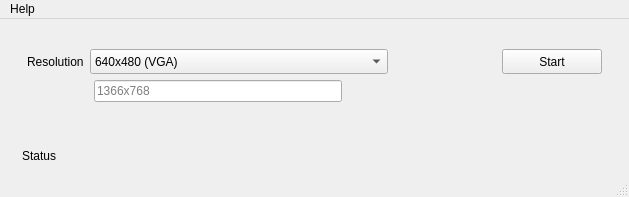
<?xml version="1.0" encoding="UTF-8"?>
<ui version="4.0">
 <class>MainWindow</class>
 <widget class="QMainWindow" name="MainWindow">
  <property name="geometry">
   <rect>
    <x>0</x>
    <y>0</y>
    <width>629</width>
    <height>197</height>
   </rect>
  </property>
  <property name="windowTitle">
   <string>Extend2VNC</string>
  </property>
  <widget class="QWidget" name="centralwidget">
   <layout class="QVBoxLayout" name="verticalLayout">
    <item>
     <spacer name="verticalSpacer">
      <property name="orientation">
       <enum>Qt::Vertical</enum>
      </property>
      <property name="sizeType">
       <enum>QSizePolicy::Fixed</enum>
      </property>
      <property name="sizeHint" stdset="0">
       <size>
        <width>20</width>
        <height>21</height>
       </size>
      </property>
     </spacer>
    </item>
    <item>
     <layout class="QHBoxLayout" name="horizontalLayout">
      <item>
       <spacer name="horizontalSpacer">
        <property name="orientation">
         <enum>Qt::Horizontal</enum>
        </property>
        <property name="sizeType">
         <enum>QSizePolicy::Fixed</enum>
        </property>
        <property name="sizeHint" stdset="0">
         <size>
          <width>18</width>
          <height>20</height>
         </size>
        </property>
       </spacer>
      </item>
      <item>
       <widget class="QLabel" name="label">
        <property name="sizePolicy">
         <sizepolicy hsizetype="Fixed" vsizetype="Preferred">
          <horstretch>1</horstretch>
          <verstretch>0</verstretch>
         </sizepolicy>
        </property>
        <property name="text">
         <string>Resolution</string>
        </property>
       </widget>
      </item>
      <item>
       <widget class="QComboBox" name="resolution_comboBox">
        <property name="sizePolicy">
         <sizepolicy hsizetype="Expanding" vsizetype="Fixed">
          <horstretch>4</horstretch>
          <verstretch>0</verstretch>
         </sizepolicy>
        </property>
        <property name="minimumSize">
         <size>
          <width>0</width>
          <height>0</height>
         </size>
        </property>
        <property name="maximumSize">
         <size>
          <width>1600000</width>
          <height>1600000</height>
         </size>
        </property>
        <item>
         <property name="text">
          <string>640x480 (VGA)</string>
         </property>
        </item>
        <item>
         <property name="text">
          <string>800x480 (Cell)</string>
         </property>
        </item>
        <item>
         <property name="text">
          <string>1024x600 (Tablet 7&quot;)</string>
         </property>
        </item>
        <item>
         <property name="text">
          <string>1024x768 (Monitor 4:3)</string>
         </property>
        </item>
        <item>
         <property name="text">
          <string>1366x768 (Monitor 16:9)</string>
         </property>
        </item>
        <item>
         <property name="text">
          <string>Custom</string>
         </property>
        </item>
       </widget>
      </item>
      <item>
       <spacer name="horizontalSpacer_2">
        <property name="orientation">
         <enum>Qt::Horizontal</enum>
        </property>
        <property name="sizeHint" stdset="0">
         <size>
          <width>108</width>
          <height>20</height>
         </size>
        </property>
       </spacer>
      </item>
      <item>
       <widget class="QPushButton" name="start_pushButton">
        <property name="sizePolicy">
         <sizepolicy hsizetype="Minimum" vsizetype="Fixed">
          <horstretch>0</horstretch>
          <verstretch>0</verstretch>
         </sizepolicy>
        </property>
        <property name="minimumSize">
         <size>
          <width>100</width>
          <height>25</height>
         </size>
        </property>
        <property name="text">
         <string>Start</string>
        </property>
       </widget>
      </item>
      <item>
       <spacer name="horizontalSpacer_3">
        <property name="orientation">
         <enum>Qt::Horizontal</enum>
        </property>
        <property name="sizeType">
         <enum>QSizePolicy::Preferred</enum>
        </property>
        <property name="sizeHint" stdset="0">
         <size>
          <width>18</width>
          <height>20</height>
         </size>
        </property>
       </spacer>
      </item>
     </layout>
    </item>
    <item>
     <layout class="QHBoxLayout" name="horizontalLayout_3">
      <item>
       <spacer name="horizontalSpacer_4">
        <property name="orientation">
         <enum>Qt::Horizontal</enum>
        </property>
        <property name="sizeType">
         <enum>QSizePolicy::Fixed</enum>
        </property>
        <property name="sizeHint" stdset="0">
         <size>
          <width>85</width>
          <height>20</height>
         </size>
        </property>
       </spacer>
      </item>
      <item>
       <widget class="QLineEdit" name="customres_lineEdit">
        <property name="enabled">
         <bool>true</bool>
        </property>
        <property name="sizePolicy">
         <sizepolicy hsizetype="Expanding" vsizetype="Fixed">
          <horstretch>0</horstretch>
          <verstretch>0</verstretch>
         </sizepolicy>
        </property>
        <property name="text">
         <string/>
        </property>
        <property name="placeholderText">
         <string>1366x768</string>
        </property>
       </widget>
      </item>
      <item>
       <spacer name="horizontalSpacer_5">
        <property name="orientation">
         <enum>Qt::Horizontal</enum>
        </property>
        <property name="sizeHint" stdset="0">
         <size>
          <width>278</width>
          <height>20</height>
         </size>
        </property>
       </spacer>
      </item>
     </layout>
    </item>
    <item>
     <spacer name="verticalSpacer_2">
      <property name="orientation">
       <enum>Qt::Vertical</enum>
      </property>
      <property name="sizeHint" stdset="0">
       <size>
        <width>20</width>
        <height>28</height>
       </size>
      </property>
     </spacer>
    </item>
    <item>
     <layout class="QHBoxLayout" name="horizontalLayout_2">
      <item>
       <spacer name="horizontalSpacer_6">
        <property name="orientation">
         <enum>Qt::Horizontal</enum>
        </property>
        <property name="sizeType">
         <enum>QSizePolicy::Fixed</enum>
        </property>
        <property name="sizeHint" stdset="0">
         <size>
          <width>13</width>
          <height>20</height>
         </size>
        </property>
       </spacer>
      </item>
      <item>
       <widget class="QLabel" name="status_label">
        <property name="sizePolicy">
         <sizepolicy hsizetype="Expanding" vsizetype="Preferred">
          <horstretch>0</horstretch>
          <verstretch>0</verstretch>
         </sizepolicy>
        </property>
        <property name="text">
         <string>Status</string>
        </property>
       </widget>
      </item>
      <item>
       <spacer name="horizontalSpacer_7">
        <property name="orientation">
         <enum>Qt::Horizontal</enum>
        </property>
        <property name="sizeType">
         <enum>QSizePolicy::Fixed</enum>
        </property>
        <property name="sizeHint" stdset="0">
         <size>
          <width>17</width>
          <height>20</height>
         </size>
        </property>
       </spacer>
      </item>
     </layout>
    </item>
   </layout>
  </widget>
  <widget class="QMenuBar" name="menubar">
   <property name="geometry">
    <rect>
     <x>0</x>
     <y>0</y>
     <width>629</width>
     <height>21</height>
    </rect>
   </property>
   <widget class="QMenu" name="menuHelp">
    <property name="title">
     <string>Help</string>
    </property>
    <addaction name="actionMain_help"/>
    <addaction name="actionAbout_Extend2VNC"/>
    <addaction name="actionAbout_Qt"/>
   </widget>
   <addaction name="menuHelp"/>
  </widget>
  <widget class="QStatusBar" name="statusbar"/>
  <action name="actionMain_help">
   <property name="text">
    <string>Main help</string>
   </property>
  </action>
  <action name="actionAbout_Extend2VNC">
   <property name="text">
    <string>About Extend2VNC</string>
   </property>
  </action>
  <action name="actionAbout_Qt">
   <property name="text">
    <string>About Qt</string>
   </property>
  </action>
 </widget>
 <resources/>
 <connections/>
</ui>
